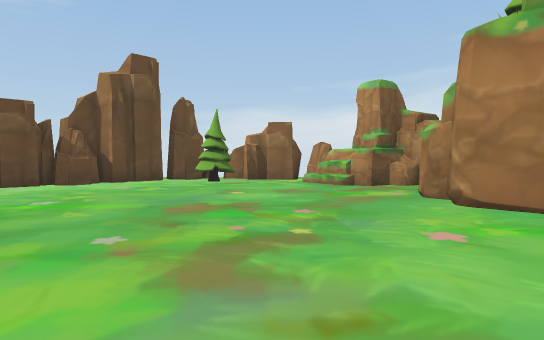
view 1 (above)

13 first-person views from a walk through a 3-D level made in the Unity game engine. The camera is 1.3 m above the floor, tilts 2° down and sees 75° across. The floor is counted in squares, 2 m on a side. Each view is taken from the middle of a square. On the plan, view 1 faces up. The plan holds only what a view shows up to about 10 squares ahead; the rest is blank. The place goes on beyond the plan. The player character is not drawn.

view 2
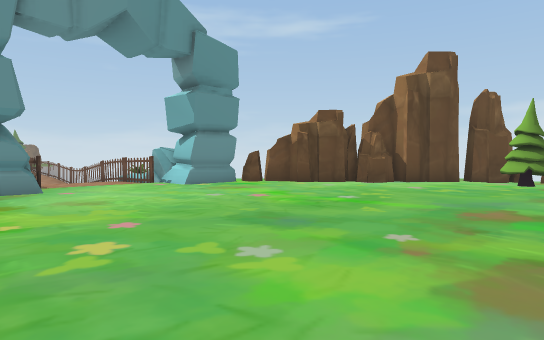

view 3
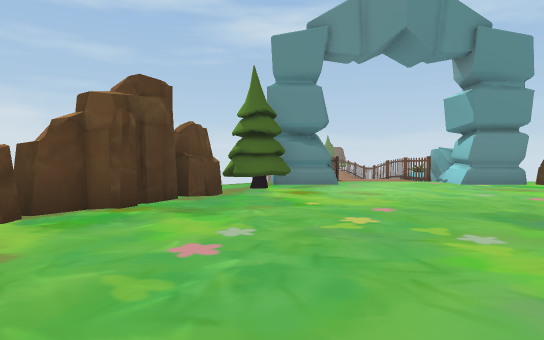

view 4
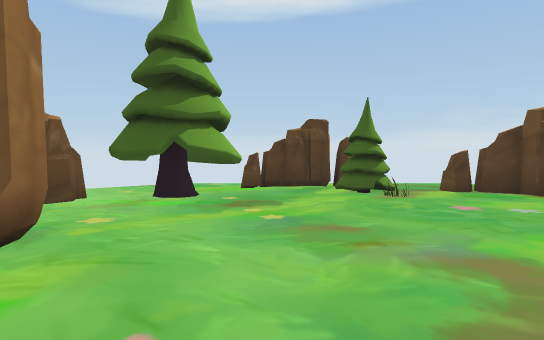

view 5
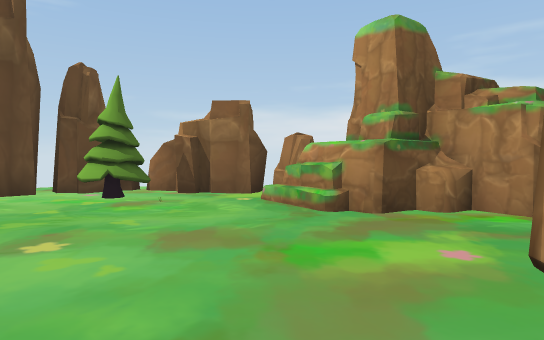

view 6
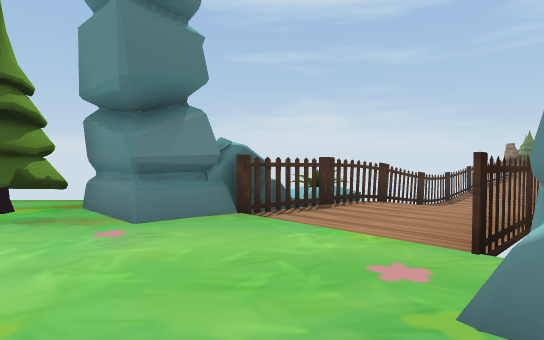

view 7
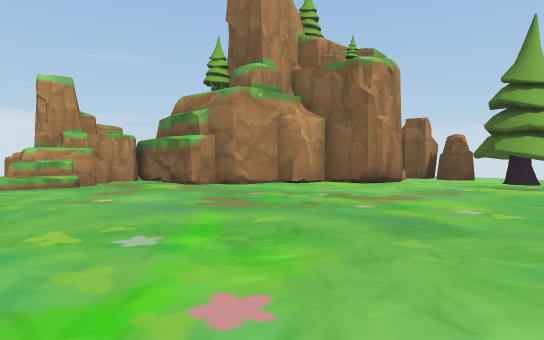

view 8
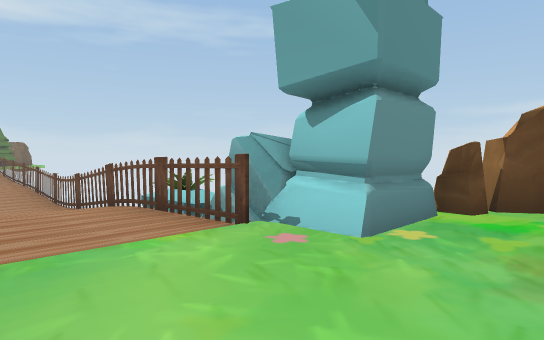

view 9
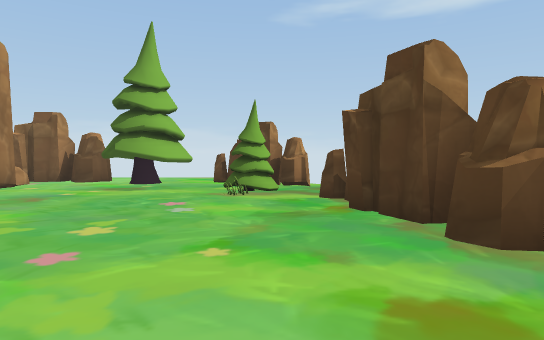

view 10
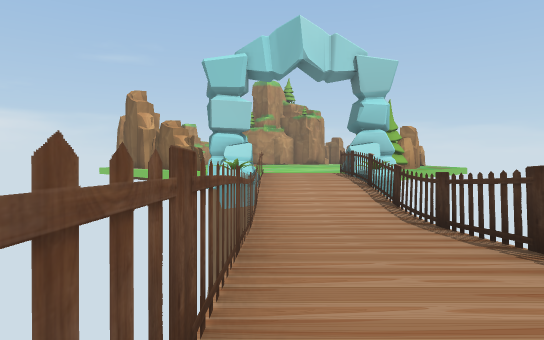

view 11
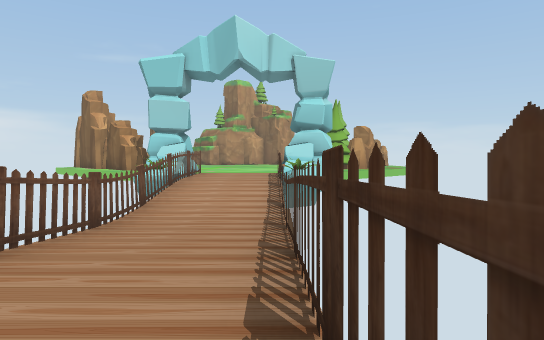

view 12
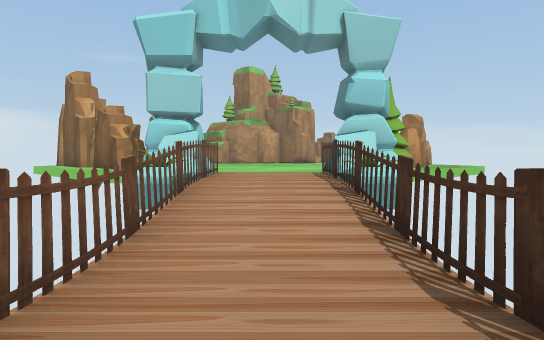

view 13
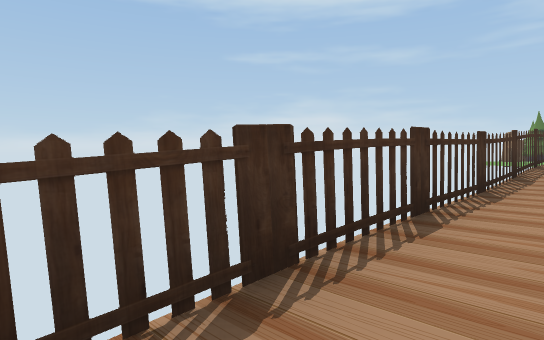

### Floor plan
Key: @ floor where view 1 was taken; # wall or solid block; x gap in a wall; . main floor; - floor 0.25 m lower than the main floor; _ floor 0.5 m lower than the main floor; < floor 0.75 m lower than the main floor; ( floor 1 m lower than the main floor; / step, stairs or slope; = window, fence, low wall or low ledge; O other object.
Columns run from 20 left of view 1 to 5 right of it. Each row starts with its distance up from view 1.
 11                   ###x
 10                 ####..#
  9                ##.....###
  8              ###.......##
  7             ###.........#
  6            ###.........##
  5 ##########=##..........##
  4 -__/<(<//-..............#
  3 -__/<(<//-.............##
  2 -__/<(<//-.............##
  1 #############..........###
  0            ####.....@....#
 -1              ###.......###
 -2                ###.#..###
 -3                  #.#..##
 -4                  ..O#O#

Where each view was taken, in squares from view 1:
view 1: 0 up, 0 right, facing up
view 2: 0 up, 0 right, facing up-left
view 3: 0 up, 1 right, facing left
view 4: 4 up, 1 right, facing down
view 5: 4 up, 1 right, facing up
view 6: 5 up, 6 left, facing down-left
view 7: 4 up, 6 left, facing right
view 8: 2 up, 6 left, facing up-left
view 9: 2 up, 6 left, facing down-right
view 10: 4 up, 20 left, facing right
view 11: 2 up, 20 left, facing right
view 12: 3 up, 17 left, facing right
view 13: 3 up, 16 left, facing down-left
